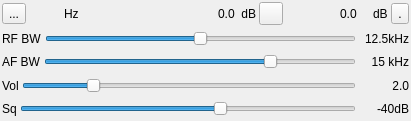
  <widget class="QWidget" name="settingsContainer" native="true">
   <property name="geometry">
    <rect>
     <x>10</x>
     <y>20</y>
     <width>411</width>
     <height>121</height>
    </rect>
   </property>
   <property name="windowTitle">
    <string>Settings</string>
   </property>
   <layout class="QVBoxLayout" name="verticalLayout">
    <property name="spacing">
     <number>3</number>
    </property>
    <property name="margin">
     <number>2</number>
    </property>
    <item>
     <layout class="QHBoxLayout" name="deltaFreqPowLayout">
      <item>
       <layout class="QHBoxLayout" name="deltaFreqiencyLayout">
        <item>
         <widget class="QToolButton" name="deltaMinus">
          <property name="toolTip">
           <string>Frequency shift direction</string>
          </property>
          <property name="text">
           <string>...</string>
          </property>
          <property name="icon">
           <iconset>
            <selectedoff>:/plus.png</selectedoff>
            <selectedon>:/minus.png</selectedon>
           </iconset>
          </property>
          <property name="checkable">
           <bool>true</bool>
          </property>
         </widget>
        </item>
        <item>
         <widget class="ValueDial" name="deltaFrequency" native="true">
          <property name="sizePolicy">
           <sizepolicy hsizetype="Maximum" vsizetype="Maximum">
            <horstretch>0</horstretch>
            <verstretch>0</verstretch>
           </sizepolicy>
          </property>
          <property name="minimumSize">
           <size>
            <width>32</width>
            <height>16</height>
           </size>
          </property>
          <property name="font">
           <font>
            <family>Monospace</family>
            <pointsize>12</pointsize>
           </font>
          </property>
          <property name="cursor">
           <cursorShape>SizeVerCursor</cursorShape>
          </property>
          <property name="focusPolicy">
           <enum>Qt::StrongFocus</enum>
          </property>
          <property name="toolTip">
           <string>Demod shift frequency from center in Hz</string>
          </property>
         </widget>
        </item>
        <item>
         <widget class="QLabel" name="deltaUnits">
          <property name="text">
           <string>Hz </string>
          </property>
         </widget>
        </item>
       </layout>
      </item>
      <item>
       <spacer name="horizontalSpacer">
        <property name="orientation">
         <enum>Qt::Horizontal</enum>
        </property>
        <property name="sizeHint" stdset="0">
         <size>
          <width>40</width>
          <height>20</height>
         </size>
        </property>
       </spacer>
      </item>
      <item>
       <layout class="QHBoxLayout" name="channelPowerLayout">
        <item>
         <widget class="QLabel" name="channelPower">
          <property name="toolTip">
           <string>Channel power</string>
          </property>
          <property name="layoutDirection">
           <enum>Qt::RightToLeft</enum>
          </property>
          <property name="text">
           <string>0.0</string>
          </property>
         </widget>
        </item>
        <item>
         <widget class="QLabel" name="channelPowerUnits">
          <property name="text">
           <string> dB</string>
          </property>
         </widget>
        </item>
        <item>
         <widget class="QToolButton" name="audioStereo">
          <property name="toolTip">
           <string>Mono/Stereo toggle and pilot lock indicator</string>
          </property>
          <property name="autoFillBackground">
           <bool>true</bool>
          </property>
          <property name="text">
           <string/>
          </property>
          <property name="icon">
           <iconset resource="../../../sdrbase/resources/res.qrc">
            <normaloff>:/mono.png</normaloff>
            <normalon>:/stereo.png</normalon>:/mono.png</iconset>
          </property>
          <property name="checkable">
           <bool>true</bool>
          </property>
         </widget>
        </item>
        <item>
         <widget class="ButtonSwitch" name="lsbStereo">
          <property name="toolTip">
           <string>Use only LSB from stereo subcarrier </string>
          </property>
          <property name="text">
           <string/>
          </property>
          <property name="icon">
           <iconset resource="../../../sdrbase/resources/res.qrc">
            <normaloff>:/lsb.png</normaloff>:/lsb.png</iconset>
          </property>
          <property name="checkable">
           <bool>true</bool>
          </property>
          <property name="autoRaise">
           <bool>true</bool>
          </property>
         </widget>
        </item>
        <item>
         <widget class="ButtonSwitch" name="showPilot">
          <property name="toolTip">
           <string>Toggle demod/pilot spectrum display</string>
          </property>
          <property name="text">
           <string/>
          </property>
          <property name="icon">
           <iconset resource="../../../sdrbase/resources/res.qrc">
            <normaloff>:/carrier.png</normaloff>:/carrier.png</iconset>
          </property>
          <property name="checkable">
           <bool>true</bool>
          </property>
          <property name="autoRaise">
           <bool>true</bool>
          </property>
         </widget>
        </item>
        <item>
         <widget class="QLabel" name="pilotPower">
          <property name="minimumSize">
           <size>
            <width>30</width>
            <height>0</height>
           </size>
          </property>
          <property name="toolTip">
           <string>Pilot power</string>
          </property>
          <property name="text">
           <string>0.0</string>
          </property>
         </widget>
        </item>
        <item>
         <widget class="QLabel" name="pilotPowerUnits">
          <property name="text">
           <string>dB</string>
          </property>
         </widget>
        </item>
        <item>
         <widget class="ButtonSwitch" name="rds">
          <property name="toolTip">
           <string>Toggle RDS subsystem activation</string>
          </property>
          <property name="text">
           <string>.</string>
          </property>
          <property name="icon">
           <iconset resource="../../../sdrbase/resources/res.qrc">
            <normaloff>:/rds.png</normaloff>:/rds.png</iconset>
          </property>
         </widget>
        </item>
       </layout>
      </item>
     </layout>
    </item>
    <item>
     <layout class="QHBoxLayout" name="rfBandwidthLayout">
      <item>
       <widget class="QLabel" name="label">
        <property name="text">
         <string>RF BW</string>
        </property>
       </widget>
      </item>
      <item>
       <widget class="QSlider" name="rfBW">
        <property name="toolTip">
         <string>Demodulator (RF) bandwidth</string>
        </property>
        <property name="maximum">
         <number>8</number>
        </property>
        <property name="pageStep">
         <number>1</number>
        </property>
        <property name="value">
         <number>4</number>
        </property>
        <property name="orientation">
         <enum>Qt::Horizontal</enum>
        </property>
       </widget>
      </item>
      <item>
       <widget class="QLabel" name="rfBWText">
        <property name="minimumSize">
         <size>
          <width>50</width>
          <height>0</height>
         </size>
        </property>
        <property name="text">
         <string>12.5kHz</string>
        </property>
        <property name="alignment">
         <set>Qt::AlignRight|Qt::AlignTrailing|Qt::AlignVCenter</set>
        </property>
       </widget>
      </item>
     </layout>
    </item>
    <item>
     <layout class="QHBoxLayout" name="afBandwidthLayout">
      <item>
       <widget class="QLabel" name="label_2">
        <property name="text">
         <string>AF BW</string>
        </property>
       </widget>
      </item>
      <item>
       <widget class="QSlider" name="afBW">
        <property name="toolTip">
         <string>Audio bandwidth</string>
        </property>
        <property name="minimum">
         <number>1</number>
        </property>
        <property name="maximum">
         <number>20</number>
        </property>
        <property name="pageStep">
         <number>1</number>
        </property>
        <property name="value">
         <number>15</number>
        </property>
        <property name="orientation">
         <enum>Qt::Horizontal</enum>
        </property>
       </widget>
      </item>
      <item>
       <widget class="QLabel" name="afBWText">
        <property name="minimumSize">
         <size>
          <width>50</width>
          <height>0</height>
         </size>
        </property>
        <property name="text">
         <string>15 kHz</string>
        </property>
        <property name="alignment">
         <set>Qt::AlignRight|Qt::AlignTrailing|Qt::AlignVCenter</set>
        </property>
       </widget>
      </item>
     </layout>
    </item>
    <item>
     <layout class="QHBoxLayout" name="volumeLayout">
      <item>
       <widget class="QLabel" name="label_3">
        <property name="text">
         <string>Vol</string>
        </property>
       </widget>
      </item>
      <item>
       <widget class="QSlider" name="volume">
        <property name="toolTip">
         <string>Volume</string>
        </property>
        <property name="maximum">
         <number>100</number>
        </property>
        <property name="value">
         <number>20</number>
        </property>
        <property name="orientation">
         <enum>Qt::Horizontal</enum>
        </property>
       </widget>
      </item>
      <item>
       <widget class="QLabel" name="volumeText">
        <property name="minimumSize">
         <size>
          <width>50</width>
          <height>0</height>
         </size>
        </property>
        <property name="text">
         <string>2.0</string>
        </property>
        <property name="alignment">
         <set>Qt::AlignRight|Qt::AlignTrailing|Qt::AlignVCenter</set>
        </property>
       </widget>
      </item>
     </layout>
    </item>
    <item>
     <layout class="QHBoxLayout" name="squelchLayout">
      <item>
       <widget class="QLabel" name="label_4">
        <property name="text">
         <string>Sq</string>
        </property>
       </widget>
      </item>
      <item>
       <widget class="QSlider" name="squelch">
        <property name="toolTip">
         <string>Squelch</string>
        </property>
        <property name="minimum">
         <number>-100</number>
        </property>
        <property name="maximum">
         <number>0</number>
        </property>
        <property name="value">
         <number>-40</number>
        </property>
        <property name="orientation">
         <enum>Qt::Horizontal</enum>
        </property>
       </widget>
      </item>
      <item>
       <widget class="QLabel" name="squelchText">
        <property name="minimumSize">
         <size>
          <width>50</width>
          <height>0</height>
         </size>
        </property>
        <property name="text">
         <string>-40dB</string>
        </property>
        <property name="alignment">
         <set>Qt::AlignRight|Qt::AlignTrailing|Qt::AlignVCenter</set>
        </property>
       </widget>
      </item>
     </layout>
    </item>
   </layout>
  </widget>
